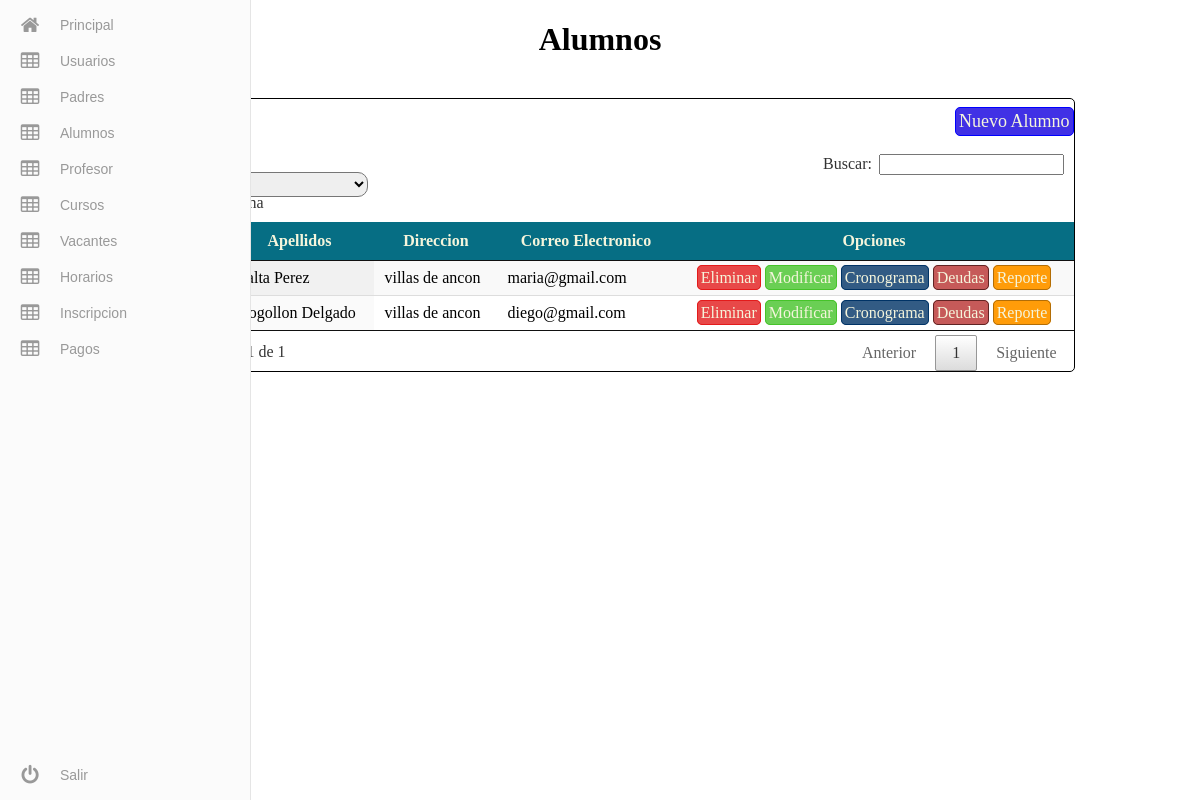
The app's page /admin/Alumno/alumno.php (signed in) with its own data.
### tables this page shows
CREATE TABLE `alumno` (
  `id_alumno` int(11) NOT NULL,
  `nombre` varchar(45) NOT NULL,
  `paterno` varchar(45) NOT NULL,
  `materno` varchar(45) NOT NULL,
  `direccion` varchar(45) NOT NULL,
  `telefono` varchar(10) NOT NULL,
  `genero` varchar(10) NOT NULL,
  `correo` varchar(45) NOT NULL,
  `id_tutor` int(11) NOT NULL
);

### admin/Alumno/alumno.php (the view, shortened to what this page needs)
<?php
    $re=mysql_query("SELECT * FROM alumno");
?>
<!DOCTYPE html>
<html >
  <head>
    <link rel="stylesheet" href="../css/menu.css">
    <link rel="stylesheet" href="../css/tabla.css?v=4">
    <link rel="stylesheet" type="text/css" href="../css/jquery.dataTables.min.css">
  </head>
  <body>
    <?php
        include ('../include/menu.php');
    ?>
    <center><h1>Alumnos</h1></center>
    <br>
    <div class="tablas">
        <a href="nuevo.php" class="NuevoU" >Nuevo Alumno</a>
        <table id="example" class="display" cellspacing="0" width="100%">
			<thead>
				<tr>
					<th>Apellidos</th>
					<th>Direccion</th>
					<th>Correo Electronico</th>
					<th>Opciones</th>
				</tr>
			</thead>
			<tbody>
				<?php while($row =mysql_fetch_array($re)){  ?>
					<tr>
						<td><?php echo $row['nombre']; ?></td>
						<td><?php echo $row['paterno']." ".$row['materno']; ?></td>
						<td><?php echo $row['direccion']; ?></td>
						<td><?php echo $row['correo']; ?></td>
						<td><center><a class="eli" href="eliminar.php?id=<?php echo $row['id_alumno']; ?>" onclick="javascript:return confirmacion();">Eliminar</a>
                            <a class="edi" href="modificar.php?id=<?php echo $row['id_alumno']; ?>" >Modificar</a>
                            <a class="cro" href="cronograma.php?id=<?php echo $row['id_alumno']; ?>" >Cronograma</a>
                            <a class="deu" href="deudas.php?id=<?php echo $row['id_alumno']; ?>" >Deudas</a>
                            <a class="ree" target="_blank" href="reporte.php?id=<?php echo $row['id_alumno']; ?>&nn=<?php echo $row['paterno']." ".$row['materno']." ".$row['nombre']; ?>" >Reporte</a></center></td>
					</tr>
				<?php } ?>
			</tbody>
		</table>
    </div>
  </body>
</html>

### admin/css/tabla.css (style rules this page uses)
.tablas { border: solid 1px black; width: 80%; min-width: 100px; margin-left: auto; margin-right: auto; border-radius: 5px; }
thead { background: #066e84; margin-top: 5px; color: beige; }
.tablas a { padding: 3px; margin-left: auto; margin-right: auto; border-radius: 5px; text-decoration: none; color: beige; }
.eli { border: solid 1px #E31B1B; background: #e84848; }
.edi { border: solid 1px #46C32A; background: #6acf54; }
.cro { border: solid 1px #003366; background: #325b84; }
.deu { border: solid 1px #602423; background: #c65a59; }
.ree { border: solid 1px #b26d06; background: #ff9c09; }
.NuevoU { border: solid 1px blue; padding: 10spx; border-radius: 5px; float:right; margin: 8px; margin-right: 10px; background: #4131e5; font-size: 18px; }

### records on screen
alumno: paterno "Mogollon", materno "Delgado", direccion "villas de ancon", correo "diego@gmail.com"
alumno: paterno "malta", materno "Perez", direccion "villas de ancon", correo "maria@gmail.com"
